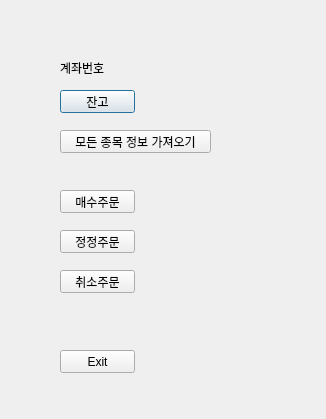
<?xml version="1.0" encoding="UTF-8"?>
<ui version="4.0">
 <class>dcp_main_window</class>
 <widget class="QDialog" name="dcp_main_window">
  <property name="geometry">
   <rect>
    <x>0</x>
    <y>0</y>
    <width>326</width>
    <height>419</height>
   </rect>
  </property>
  <property name="windowTitle">
   <string>Dialog</string>
  </property>
  <widget class="QPushButton" name="btnZango">
   <property name="geometry">
    <rect>
     <x>60</x>
     <y>90</y>
     <width>75</width>
     <height>23</height>
    </rect>
   </property>
   <property name="text">
    <string>잔고</string>
   </property>
  </widget>
  <widget class="QPushButton" name="btnGetStockAll">
   <property name="geometry">
    <rect>
     <x>60</x>
     <y>130</y>
     <width>151</width>
     <height>23</height>
    </rect>
   </property>
   <property name="text">
    <string>모든 종목 정보 가져오기</string>
   </property>
  </widget>
  <widget class="QLabel" name="label">
   <property name="geometry">
    <rect>
     <x>60</x>
     <y>60</y>
     <width>231</width>
     <height>16</height>
    </rect>
   </property>
   <property name="text">
    <string>계좌번호</string>
   </property>
  </widget>
  <widget class="QPushButton" name="btnExit">
   <property name="geometry">
    <rect>
     <x>60</x>
     <y>350</y>
     <width>75</width>
     <height>23</height>
    </rect>
   </property>
   <property name="text">
    <string>Exit</string>
   </property>
  </widget>
  <widget class="QPushButton" name="btnBuy">
   <property name="geometry">
    <rect>
     <x>60</x>
     <y>190</y>
     <width>75</width>
     <height>23</height>
    </rect>
   </property>
   <property name="text">
    <string>매수주문</string>
   </property>
  </widget>
  <widget class="QPushButton" name="btnModify">
   <property name="geometry">
    <rect>
     <x>60</x>
     <y>230</y>
     <width>75</width>
     <height>23</height>
    </rect>
   </property>
   <property name="text">
    <string>정정주문</string>
   </property>
  </widget>
  <widget class="QPushButton" name="btnCancel">
   <property name="geometry">
    <rect>
     <x>60</x>
     <y>270</y>
     <width>75</width>
     <height>23</height>
    </rect>
   </property>
   <property name="text">
    <string>취소주문</string>
   </property>
  </widget>
 </widget>
 <resources/>
 <connections/>
</ui>
